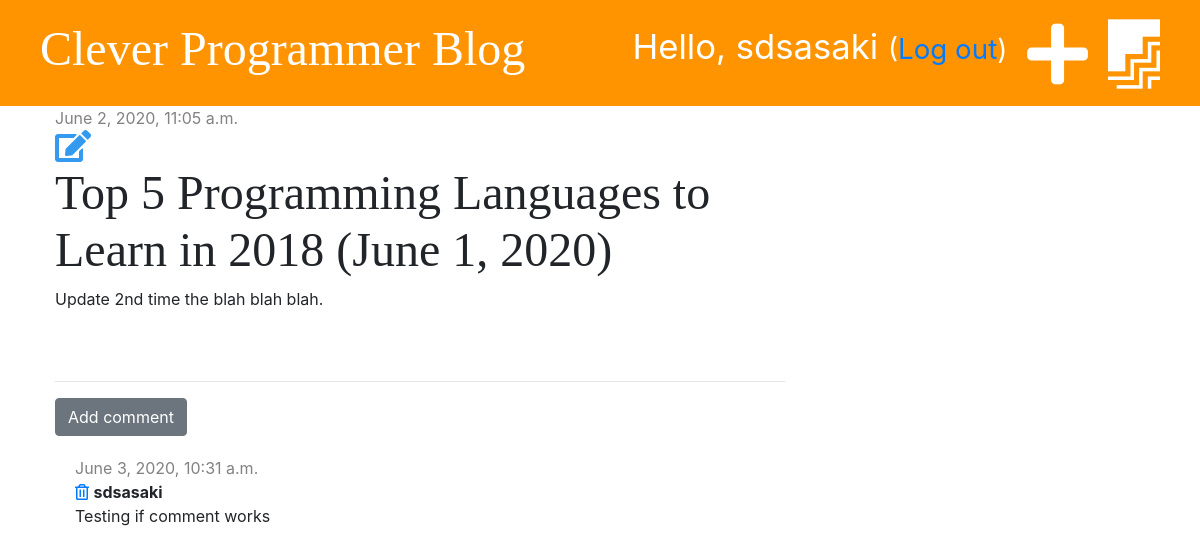
Page /post/2/ (signed in) on the committed database.
### blog/models.py (models this page shows, shortened)
class Post(models.Model):
    author = models.ForeignKey('auth.User', on_delete=models.CASCADE)
    title = models.CharField(max_length=200)
    text = models.TextField()
    created_date = models.DateTimeField(default=timezone.now())
    published_date = models.DateTimeField(blank=True, null=True)

class Comment(models.Model):
    post = models.ForeignKey('blog.Post', on_delete=models.CASCADE, related_name='comments')
    author = models.CharField(max_length=200)
    text = models.TextField()
    created_date = models.DateTimeField(default=timezone.now)

### blog/views.py (the view)
# urls.py: path('post/<int:pk>/', views.post_detail, name='post_detail'),
def post_detail(request, pk):
    post = get_object_or_404(Post, pk=pk)
    stuff_for_frontend = {'post': post}
    return render(request, 'blog/post_detail.html', stuff_for_frontend)

### blog/templates/blog/post_detail.html (shortened to what this page needs)
{% extends 'blog/base.html' %}
{% block content %}
    <div class="post">
        {% if post.published_date %}
            <div class="date">
                {{ post.published_date }}
            </div>
        {% else %}
            <a href="{%  url 'post_publish' pk=post.pk %}" class="btn btn-primary">Publish</a>
        {% endif %}
        {% if user.is_authenticated %}
            <a href="{% url 'post_edit' pk=post.pk %}"><i class="fas fa-edit fa-2x" style="color: #339af0"></i></a>
        {% endif %}
        <h1>{{ post.title }}</h1>
        <p>{{ post.text | linebreaksbr }}</p>
    </div>
    <hr>
    <a href="{% url 'add_comment_to_post' pk=post.pk %}" class="btn btn-secondary">Add comment</a>
    {% for comment in post.comments.all %}
        <div class="comment">
            <div class="date">
                {{ comment.created_date }}
            </div>
            <a href="{% url 'comment_remove' pk=comment.pk %}"><i class="far fa-trash-alt"></i></a>
            <strong>{{ comment.author }}</strong>
            <p>{{ comment.text }}</p>
        </div>
        {% empty %}
            <p>No comments yet...</p>
    {% endfor %}
{% endblock %}

### blog/templates/blog/base.html (shortened to what this page needs)
<!DOCTYPE html>
{% load static %}
<html lang="en">
<head>
    <link rel="stylesheet" href="https://stackpath.bootstrapcdn.com/bootstrap/4.1.3/css/bootstrap.min.css">
    <link rel="stylesheet" href="{% static 'css/blog.css' %}">
    <link rel="stylesheet" href="//use.fontawesome.com/releases/v5.2.0/css/all.css">
</head>
<body>
    <div class="page-header">
        {% if user.is_authenticated %}
            <a href="{% url 'post_draft_list' %}" class="top-menu"><i class="fab fa-firstdraft fa-2x"></i></a>
            <a href="{% url 'post_new' %}" class="top-menu"><i class="fas fa-plus fa-2x"></i></a>
            <p class="top-menu">Hello, {{ user.username }} <small>(<a href="{% url 'logout' %}">Log out</a>)</small></p>
        {% else %}
            <a href="{% url 'login' %}" class="top-menu"><i class="fas fa-sign-in-alt fa-2x"></i></a>
        {% endif %}
        <h1><a href="{% url 'post_list' %}">Clever Programmer Blog</a></h1>
    </div>
    <div class="content container">
        <div class="row">
            <div class="col-md-8">
                {% block content %}
                {% endblock %}
            </div>
        </div>
    </div>
</body>
</html>

### blog/static/css/blog.css (style rules this page uses)
.page-header { background-color: #ff9400; margin-top: 0; padding: 20px 20px 20px 40px; }
.page-header h1, .page-header h1 a { color: #ffffff; font-size: 36pt; text-decoration: none; }
.content { margin-left: 40px; }
h1, h2, h3, h4 { font-family: 'Tangerine', 'Inconsolata', 'Droid Sans', serif; font-size: 48px; }
.date { color: #828282; }
.post { margin-bottom: 70px; }
.top-menu, .top-menu:hover { color: #ffffff; float: right; font-size: 26pt; margin-right: 20px; }
.comment { margin: 20px 0px 20px 20px; }

### rows in the picture
Post: published_date "June 2, 2020, 11:05 a.m.", title "Top 5 Programming Languages to Learn in 2018 (June 1, 2020)", text "Update 2nd time the blah blah blah."
Comment: created_date "June 3, 2020, 10:31 a.m.", author "sdsasaki", text "Testing if comment works"

### other values in the picture
{{ user.username }} "sdsasaki"
